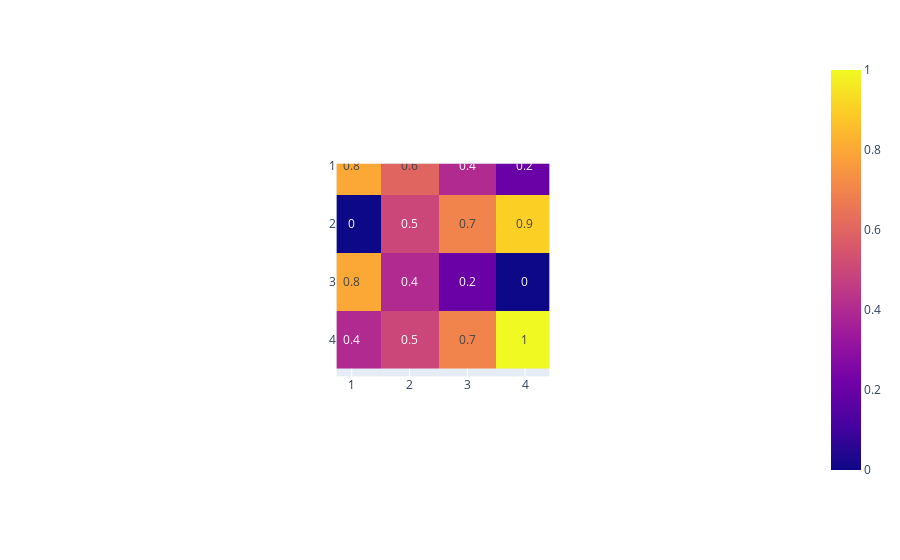

Source (notebook cell):
### Markdown cell above
## Heatmaps

### Code cell
z = [[.1, .3, .5, .7, .9],
     [1, .8, .6, .4, .2],
     [.2, 0, .5, .7, .9],
     [.9, .8, .4, .2, 0],
     [.3, .4, .5, .7, 1]]

fig = px.imshow(z, text_auto=True)
fig.show()

### Figure 1 — Plotly figure (JSON) as saved in the notebook; plotly's stock layout.template omitted (floating-point values rounded to 4 significant figures)
{"data": [{"coloraxis": "coloraxis", "hovertemplate": "x: %{x}<br>y: %{y}<br>color: %{z}<extra></extra>", "name": "0", "texttemplate": "%{z}", "type": "heatmap", "xaxis": "x", "yaxis": "y", "z": [[0.1, 0.3, 0.5, 0.7, 0.9], [1, 0.8, 0.6, 0.4, 0.2], [0.2, 0, 0.5, 0.7, 0.9], [0.9, 0.8, 0.4, 0.2, 0], [0.3, 0.4, 0.5, 0.7, 1]]}], "layout": {"autosize": true, "coloraxis": {"colorscale": [[0, "#0d0887"], [0.1111, "#46039f"], [0.2222, "#7201a8"], [0.3333, "#9c179e"], [0.4444, "#bd3786"], [0.5556, "#d8576b"], [0.6667, "#ed7953"], [0.7778, "#fb9f3a"], [0.8889, "#fdca26"], [1, "#f0f921"]]}, "margin": {"t": 60}, "xaxis": {"anchor": "y", "autorange": false, "constrain": "domain", "domain": [0.3535, 0.6465], "range": [0.7386, 4.42], "scaleanchor": "y"}, "yaxis": {"anchor": "x", "autorange": false, "constrain": "domain", "domain": [0, 1], "range": [4.639, 0.9568]}}}
